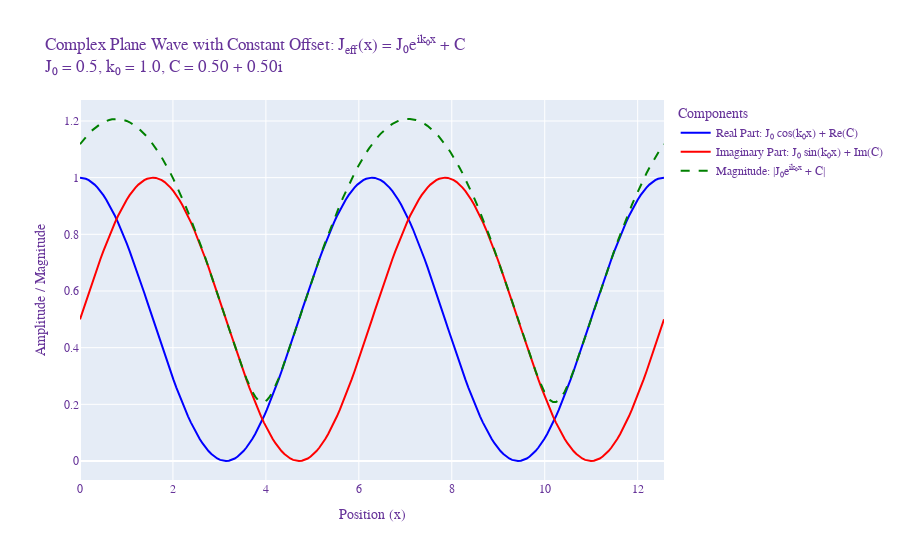
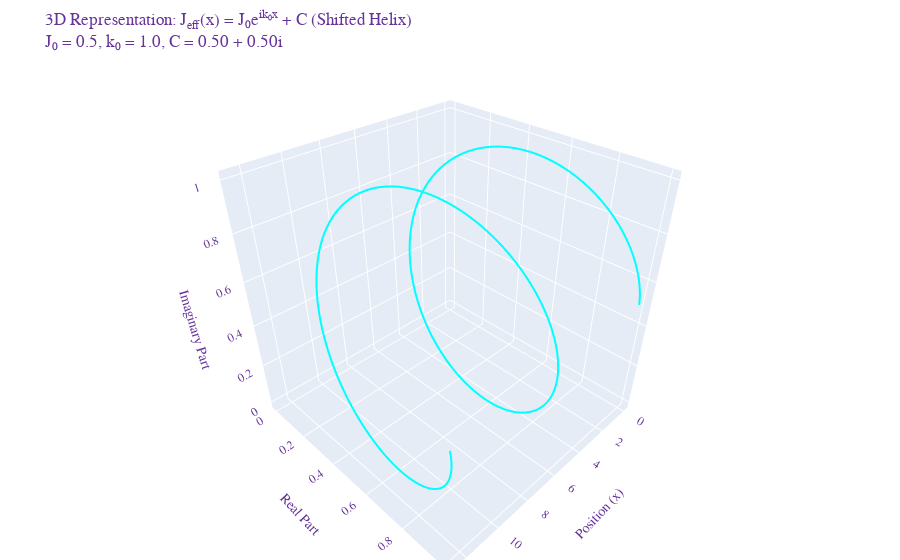

Notebook code for these charts, in order:
### Code cell


### Figure 1 — Plotly figure (JSON) as saved in the notebook; plotly's stock layout.template omitted (floating-point values rounded to 4 significant figures; data arrays with more than 128 entries replaced by an {"elided": "..."} marker saying what was removed)
{"data": [{"line": {"color": "blue"}, "mode": "lines", "name": "Real Part: J₀ cos(k₀x) + Re(C)", "type": "scatter", "x": {"elided": "201 float values"}, "y": {"elided": "201 float values"}}, {"line": {"color": "red"}, "mode": "lines", "name": "Imaginary Part: J₀ sin(k₀x) + Im(C)", "type": "scatter", "x": {"elided": "201 float values"}, "y": {"elided": "201 float values"}}, {"line": {"color": "green", "dash": "dash"}, "mode": "lines", "name": "Magnitude: |J₀e<sup>ik₀x</sup> + C|", "type": "scatter", "x": {"elided": "201 float values"}, "y": {"elided": "201 float values"}}], "layout": {"font": {"color": "RebeccaPurple", "family": "Arial, sans-serif", "size": 12}, "legend": {"title": {"text": "Components"}}, "title": {"text": "Complex Plane Wave with Constant Offset: J<sub>eff</sub>(x) = J₀e<sup>ik₀x</sup> + C<br>J₀ = 0.5, k₀ = 1.0, C = 0.50 + 0.50i"}, "xaxis": {"title": {"text": "Position (x)"}}, "yaxis": {"title": {"text": "Amplitude / Magnitude"}}}}

### Figure 2 — Plotly figure (JSON) as saved in the notebook; plotly's stock layout.template omitted (floating-point values rounded to 4 significant figures; data arrays with more than 128 entries replaced by an {"elided": "..."} marker saying what was removed)
{"data": [{"line": {"color": "cyan", "width": 4}, "mode": "lines", "name": "J_eff(x) helix for J₀=0.5, k₀=1.0, C=0.50+0.50i", "type": "scatter3d", "x": {"elided": "201 float values"}, "y": {"elided": "201 float values"}, "z": {"elided": "201 float values"}}], "layout": {"font": {"color": "RebeccaPurple", "family": "Arial, sans-serif", "size": 12}, "margin": {"b": 0, "l": 0, "r": 0, "t": 50}, "scene": {"xaxis": {"title": {"text": "Position (x)"}}, "yaxis": {"title": {"text": "Real Part"}}, "zaxis": {"title": {"text": "Imaginary Part"}}}, "title": {"text": "3D Representation: J<sub>eff</sub>(x) = J₀e<sup>ik₀x</sup> + C (Shifted Helix)<br>J₀ = 0.5, k₀ = 1.0, C = 0.50 + 0.50i"}}}
